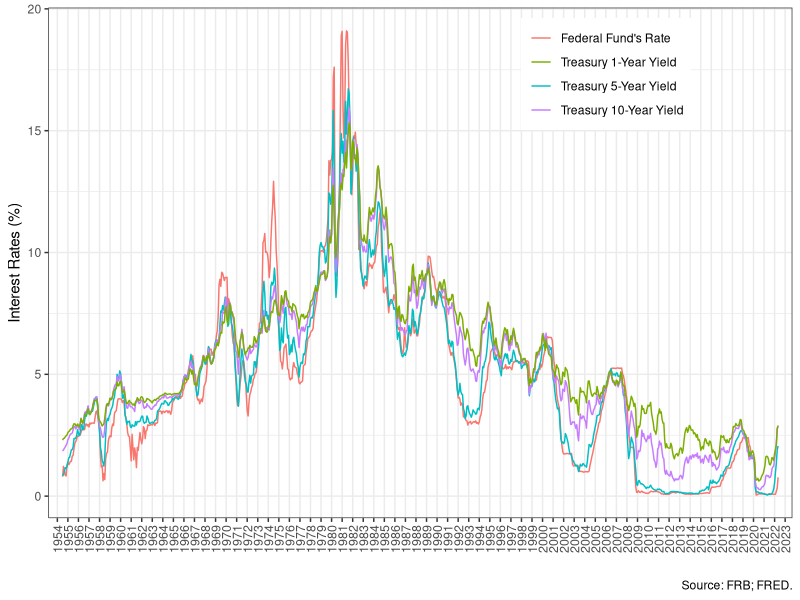
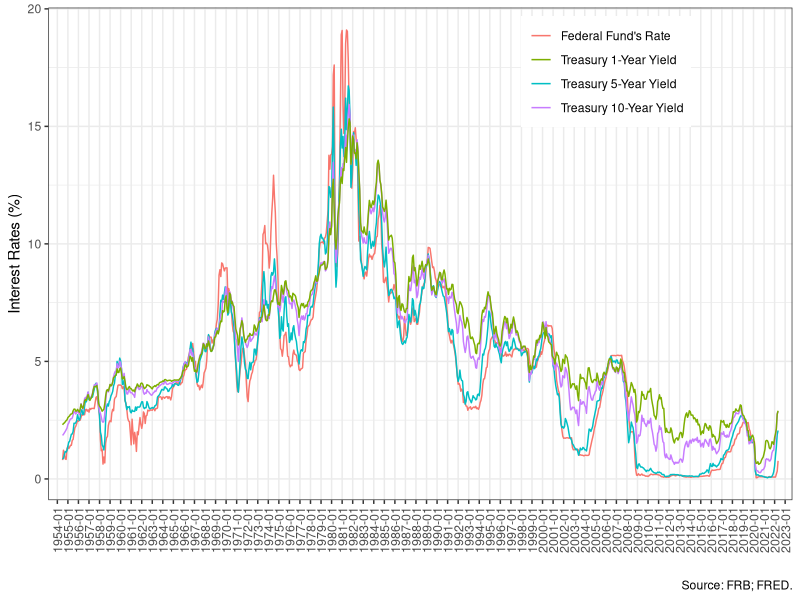
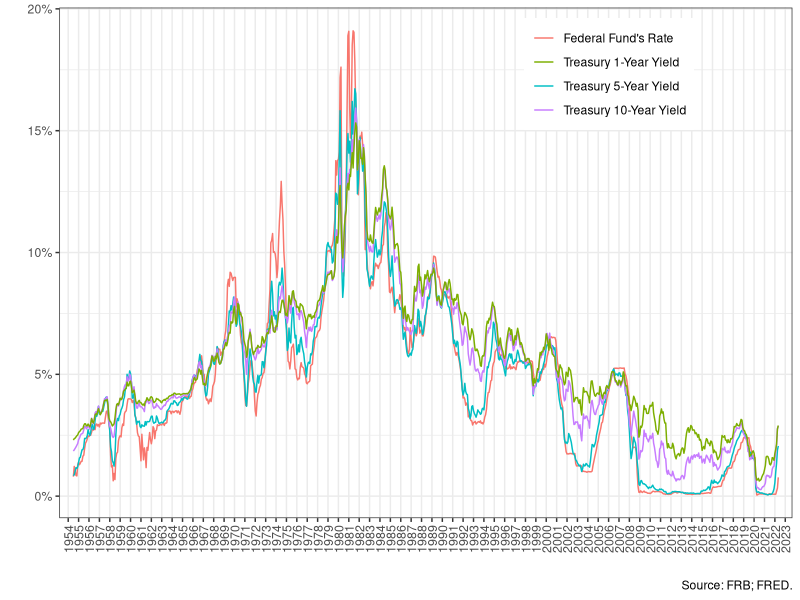
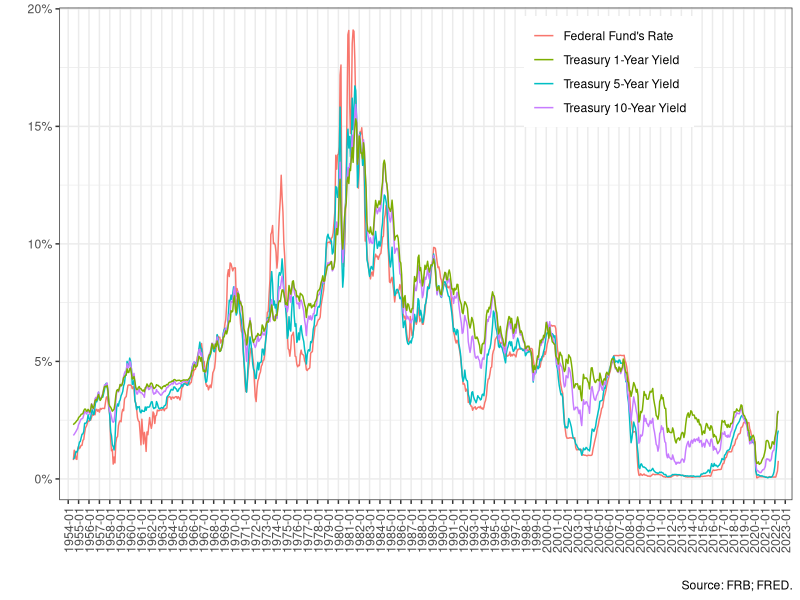
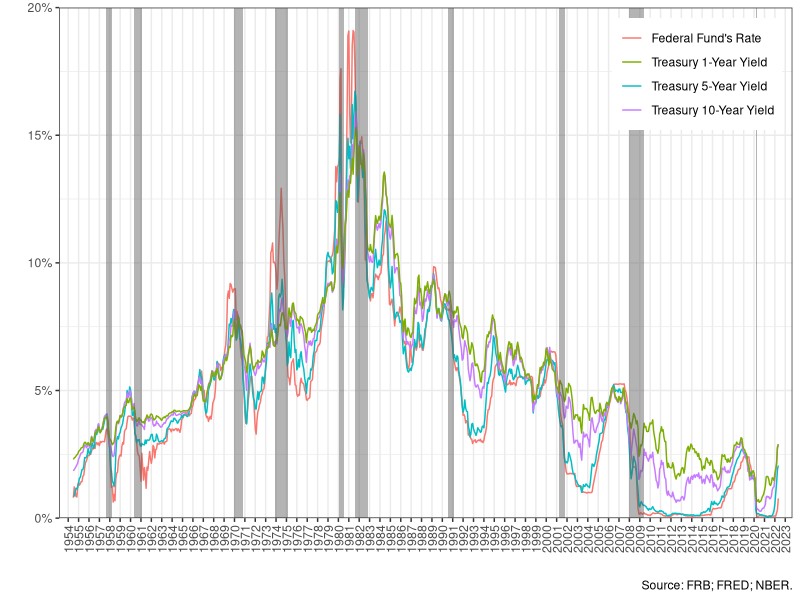
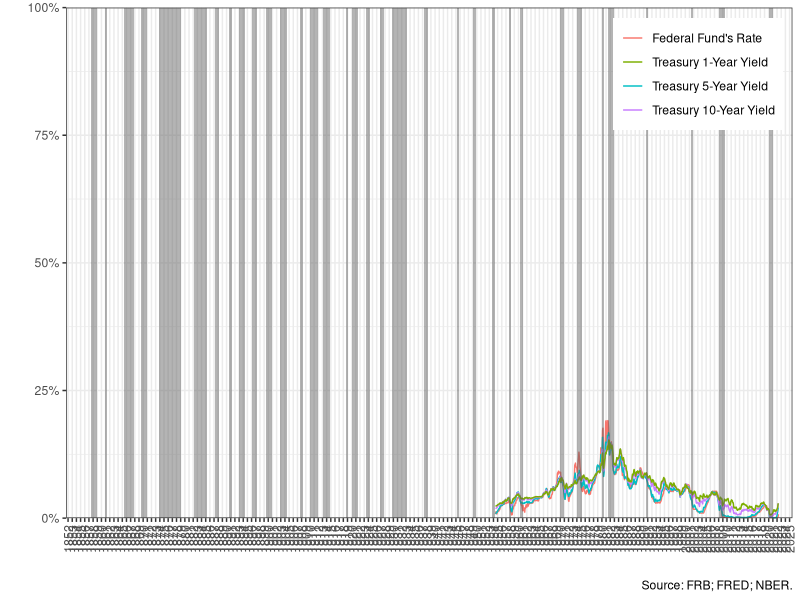

Generate these figures, in order, with R:

library("readxl")
mir=read_excel("1954.xlsx")

# generate the time series for date 
date=seq(as.Date('1954-07-01'), to=as.Date('2022-05-01'), format="%Y%m" , by="month")
md=data.frame(date, mir[,-1])

library(ggplot2); library(scales)

# Year on X-axis
ggplot(md, aes(x=date)) + geom_line(aes(y=ffr, col="ffr")) + geom_line(aes(y=t1y, col="t1y")) + 
         geom_line(aes(y=t5y, col="t5y")) + geom_line(aes(y=t10y, col="t10y")) + 
         theme_bw()  + labs(x="", y="Interest Rates (%)", caption="Source: FRB; FRED.") + scale_y_continuous(labels = ) + 
  theme(legend.title = element_blank(), legend.position = c(0.75,0.87)) +
  scale_color_discrete(labels=c("Federal Fund's Rate", "Treasury 1-Year Yield", 
                                "Treasury 5-Year Yield", "Treasury 10-Year Yield")) +
  scale_x_date(date_labels="%Y",date_breaks = "1 years", date_minor_breaks="1 years", expand=c(0.02,0.02)) + 
  theme(axis.text.x=element_text(angle=90, vjust=0.5, size = 9))  

# Year and Month on X-axis
ggplot(md, aes(x=date)) + geom_line(aes(y=ffr, col="ffr")) + 
  geom_line(aes(y=t1y, col="t1y")) + 
  geom_line(aes(y=t5y, col="t5y")) + 
  geom_line(aes(y=t10y, col="t10y")) +
  theme_bw()  + labs(x="", y="Interest Rates (%)", caption="Source: FRB; FRED.") + scale_y_continuous(labels = ) + 
  theme(legend.title = element_blank(), legend.position = c(0.75,0.87)) +
  scale_color_discrete(labels=c("Federal Fund's Rate", "Treasury 1-Year Yield", 
                                "Treasury 5-Year Yield", "Treasury 10-Year Yield")) +
  scale_x_date(date_labels="%Y-%m",date_breaks = "1 years", date_minor_breaks="1 years", expand=c(0.02,0.02)) + 
  theme(axis.text.x=element_text(angle=90, vjust=0.5, size = 9))  

############################################################
# Change the Y-axis to percentage scale
# If scale for 'y' is already present, adding another scale for 'y', which will replace the existing scale.

date=seq(as.Date('1954-07-01'), to=as.Date('2022-05-01'), format="%Y%m" , by="month")
mir1=mir[,-1]/100
md1=data.frame(date, mir1)

# Year on X-axis
ggplot(md1, aes(x=date)) + geom_line(aes(y=ffr, col="ffr")) + geom_line(aes(y=t1y, col="t1y")) + 
  geom_line(aes(y=t5y, col="t5y")) + geom_line(aes(y=t10y, col="t10y")) + 
  theme_bw()  + labs(x="", y="", caption="Source: FRB; FRED.") + scale_y_continuous(labels = ) + 
  theme(legend.title = element_blank(), legend.position = c(0.75,0.87)) +
  scale_color_discrete(labels=c("Federal Fund's Rate", "Treasury 1-Year Yield", 
                                "Treasury 5-Year Yield", "Treasury 10-Year Yield")) +
  scale_x_date(date_labels="%Y",date_breaks = "1 years", date_minor_breaks="1 years", expand=c(0.02,0.02)) + 
  theme(axis.text.x=element_text(angle=90, vjust=0.5, size = 9)) + scale_y_continuous(labels = percent)

# Year and Month on X-axis ("%Y-%m)
ggplot(md1, aes(x=date)) + geom_line(aes(y=ffr, col="ffr")) + geom_line(aes(y=t1y, col="t1y")) + 
  geom_line(aes(y=t5y, col="t5y")) +   geom_line(aes(y=t10y, col="t10y")) +
  theme_bw()  + labs(x="", y="", caption="Source: FRB; FRED.") +
  theme(legend.title = element_blank(), legend.position = c(0.75,0.87)) + scale_y_continuous(labels = percent)+
  scale_color_discrete(labels=c("Federal Fund's Rate", "Treasury 1-Year Yield", 
                                "Treasury 5-Year Yield", "Treasury 10-Year Yield")) +
  scale_x_date(date_labels="%Y-%m",date_breaks = "1 years", date_minor_breaks="1 years", expand=c(0.02,0.02))+ 
  theme(axis.text.x=element_text(angle=90, vjust=0.5, size = 9)) + scale_y_continuous(labels = percent)
  
############################################################
# Graph with NBER recessions - shaded areas

xl=as.Date(c( "1957-09-01", "1960-05-01", "1970-01-01", "1973-12-01", "1980-02-01", "1981-08-01",  
              "1990-08-01", "2001-04-01", "2008-01-01", "2020-03-01"))
xr=as.Date(c( "1958-04-01", "1961-02-01", "1970-11-01", "1975-03-01", "1980-07-01", "1982-11-01",  
              "1991-03-01", "2001-11-01", "2009-06-01", "2020-04-01"))

g=ggplot(md1, aes(x=date)) + geom_line(aes(y=ffr, col="ffr")) + geom_line(aes(y=t1y, col="t1y")) + 
  geom_line(aes(y=t5y, col="t5y")) +   geom_line(aes(y=t10y, col="t10y")) +
  theme_bw()  + labs(x="", y="", caption="Source: FRB; FRED; NBER.") +
  theme(legend.title = element_blank(), legend.position = c(0.87,0.87)) + scale_y_continuous(labels = percent)+
  scale_color_discrete(labels=c("Federal Fund's Rate", "Treasury 1-Year Yield", 
                                "Treasury 5-Year Yield", "Treasury 10-Year Yield")) +
  scale_x_date(date_labels="%Y",date_breaks = "1 years", date_minor_breaks="1 years", expand=c(0.02,0.02))+ 
  theme(axis.text.x=element_text(angle=90, vjust=0.5, size = 9)) + 
  scale_y_continuous(labels = percent, expand=c(0,0))

g + annotate("rect", xmin=xl, xmax=xr, ymin =rep(0,10), ymax =rep(0.2,10), alpha = .45) 

############################################################

# Full NBER Recession Dates

xl=as.Date(c( "1854-12-01","1857-07-01","1860-11-01","1865-05-01","1869-07-01",
              "1873-11-01","1882-04-01","1887-04-01","1890-08-01","1893-02-01",
              "1896-01-01","1899-07-01","1902-10-01","1907-07-01","1910-02-01",
              "1913-02-01","1918-09-01","1920-02-01","1923-06-01","1926-11-01",
              "1929-09-01","1937-06-01","1945-03-01","1949-01-01","1953-08-01",
              "1957-09-01","1960-05-01","1970-01-01","1973-12-01","1980-02-01", 
              "1981-08-01","1990-08-01","2001-04-01","2008-01-01","2020-03-01"))

xr=as.Date(c( "1854-12-01","1858-12-01","1861-06-01","1867-12-01","1870-12-01",
              "1879-03-01","1885-05-01","1888-04-01","1891-05-01","1894-06-01",
              "1897-06-01","1900-12-01","1904-08-01","1908-06-01","1912-01-01",
              "1914-12-01","1919-03-01","1921-07-01","1924-07-01","1927-11-01",
              "1933-03-01","1938-06-01","1945-10-01","1949-10-01","1954-05-01",
              "1958-04-01","1961-02-01","1970-11-01","1975-03-01","1980-07-01", 
              "1982-11-01","1991-03-01","2001-11-01","2009-06-01","2020-12-01"))

g + annotate("rect", xmin=xl, xmax=xr, ymin =rep(0,35), ymax =rep(1,35), alpha = .45) 

